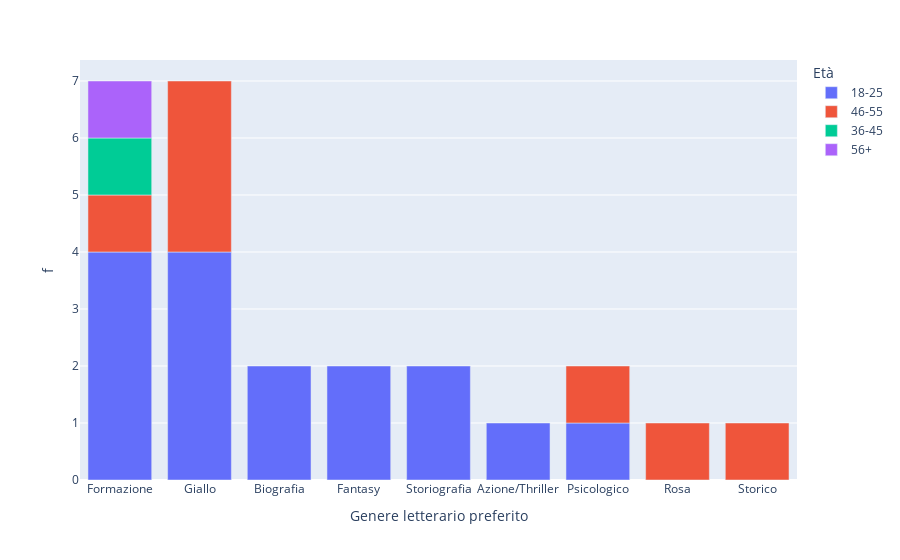

The cell this chart's notebook holds for it:
### Code cell
# Plot based on genre and age
df_genre_age = df\
    .groupby(by=['Genere letterario preferito', 'Età'])\
    .count()[['Lavoro']]\
    .rename(columns={'Lavoro': 'f'})\
    .reset_index()\
    .sort_values(by=['f'], ascending=False)

bar_genre_age = px.bar(df_genre_age, x = 'Genere letterario preferito', y = 'f', color='Età')
bar_genre_age.show()
force = False
if not os.path.isfile('./plot/bar_genre_age.html') or force:
    bar_genre_age.write_html('./plot/bar_genre_age.html')
    bar_genre_age.write_image('./plot/bar_genre_age.png')

### Figure 1 — Plotly figure (JSON) as saved in the notebook; plotly's stock layout.template omitted (floating-point values rounded to 4 significant figures)
{"data": [{"alignmentgroup": "True", "hovertemplate": "Età=18-25<br>Genere letterario preferito=%{x}<br>f=%{y}<extra></extra>", "legendgroup": "18-25", "marker": {"color": "#636efa"}, "name": "18-25", "offsetgroup": "18-25", "orientation": "v", "showlegend": true, "textposition": "auto", "type": "bar", "x": ["Formazione", "Giallo", "Biografia", "Fantasy", "Storiografia", "Azione/Thriller", "Psicologico"], "xaxis": "x", "y": [4, 4, 2, 2, 2, 1, 1], "yaxis": "y"}, {"alignmentgroup": "True", "hovertemplate": "Età=46-55<br>Genere letterario preferito=%{x}<br>f=%{y}<extra></extra>", "legendgroup": "46-55", "marker": {"color": "#EF553B"}, "name": "46-55", "offsetgroup": "46-55", "orientation": "v", "showlegend": true, "textposition": "auto", "type": "bar", "x": ["Giallo", "Formazione", "Psicologico", "Rosa", "Storico"], "xaxis": "x", "y": [3, 1, 1, 1, 1], "yaxis": "y"}, {"alignmentgroup": "True", "hovertemplate": "Età=36-45<br>Genere letterario preferito=%{x}<br>f=%{y}<extra></extra>", "legendgroup": "36-45", "marker": {"color": "#00cc96"}, "name": "36-45", "offsetgroup": "36-45", "orientation": "v", "showlegend": true, "textposition": "auto", "type": "bar", "x": ["Formazione"], "xaxis": "x", "y": [1], "yaxis": "y"}, {"alignmentgroup": "True", "hovertemplate": "Età=56+<br>Genere letterario preferito=%{x}<br>f=%{y}<extra></extra>", "legendgroup": "56+", "marker": {"color": "#ab63fa"}, "name": "56+", "offsetgroup": "56+", "orientation": "v", "showlegend": true, "textposition": "auto", "type": "bar", "x": ["Formazione"], "xaxis": "x", "y": [1], "yaxis": "y"}], "layout": {"barmode": "relative", "legend": {"title": {"text": "Età"}, "tracegroupgap": 0}, "margin": {"t": 60}, "xaxis": {"anchor": "y", "domain": [0.0, 1.0], "title": {"text": "Genere letterario preferito"}}, "yaxis": {"anchor": "x", "domain": [0.0, 1.0], "title": {"text": "f"}}}}
